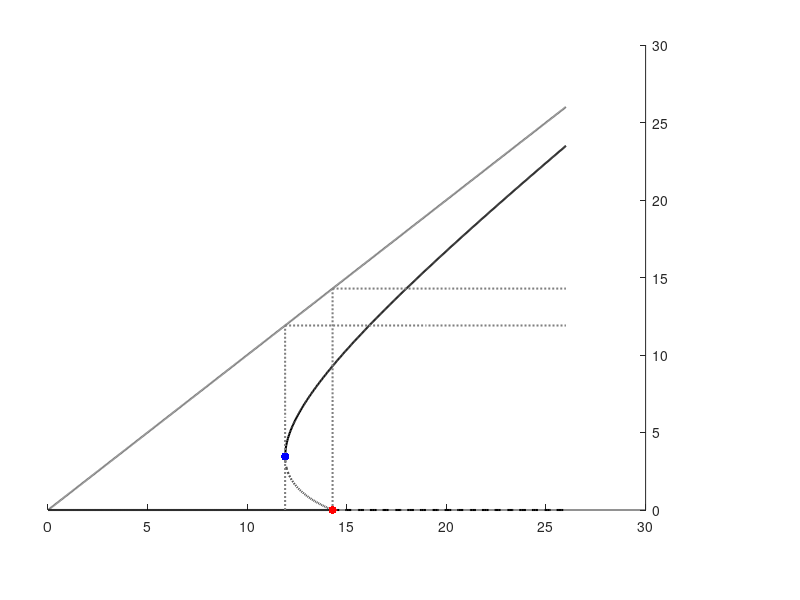

MATLAB code for this plot: (Note: this script raises an error after producing the figure.)
clear all
close all
clc

beta = 0.01; nu = 0.2; gamma = 1 / 7; 

Max_N = 26;
disp(['judge ' num2str(gamma/beta - 1/nu)])
N_1 = 2*sqrt(gamma/beta/nu)-1/nu;
N_2 = gamma/beta;

N_sn = linspace(0,N_2,1000);
I_0 = zeros(size(N_sn));

N_zheng = linspace(N_1,Max_N,500);
N_fu = linspace(N_1,N_2,500);
I_1 = (beta*(nu.*N_zheng - 1) + sqrt((beta+beta*nu.*N_zheng).^2-4*beta*nu*gamma))./(2*beta*nu);
I_2 = (beta*(nu.*N_fu - 1) - sqrt((beta+beta*nu.*N_fu).^2-4*beta*nu*gamma))./(2*beta*nu);

gwLineWidth = 1.5;
figure
set(gcf,'Position', [100 300 500 420])
axes('Position',[0.06 0.15 0.747 0.775000000000001]);
set(gca,'Color','none')

hold on

x1 = linspace(0,N_1,500); y1 = linspace(0,N_1,500);
x2 = N_fu; y2 = I_2;
x = [x1,x2]; 
y_up = [y1,y2];
y_low = zeros(size(y_up));

fill_x = [x, fliplr(x)];
fill_y = [y_up, fliplr(y_low)];

x1 = real(N_fu); y1 = real(I_2);
x2 = linspace(N_2,Max_N,100+1); y2 = zeros(size(linspace(N_2,Max_N,100+1)));
x = [x1,x2]; 
y_low = [y1,y2];
y_up = linspace(N_1,Max_N,500);

fill_x = [linspace(N_1,Max_N,500), fliplr(x)];
fill_y = [y_up, fliplr(y_low)];

plot(linspace(0,Max_N,500),linspace(0,Max_N,500),'Color',[0.5 0.5 0.5],'LineWidth',gwLineWidth)

plot(real(N_fu),real(I_2),'k--','LineWidth',gwLineWidth);
plot(N_sn,I_0,'k-','LineWidth',gwLineWidth);

plot(linspace(N_2,Max_N,100+1),zeros(size(linspace(N_2,Max_N,100+1))),'k--','LineWidth',gwLineWidth);

plot(N_zheng,real(I_1),'k-','LineWidth',gwLineWidth);





y = linspace(0,N_1,3);
x = N_1* ones(size(y));
plot(x,y,'k:','LineWidth',gwLineWidth,'Color',[0.5 0.5 0.5])

x = linspace(N_1,Max_N,3);
y = N_1* ones(size(x));
plot(x,y,'k:','LineWidth',gwLineWidth,'Color',[0.5 0.5 0.5])

y = linspace(0,N_2,3);
x = N_2* ones(size(y));
plot(x,y,'k:','LineWidth',gwLineWidth,'Color',[0.5 0.5 0.5])

x = linspace(N_2,Max_N,3);
y = N_2* ones(size(x));
plot(x,y,'k:','LineWidth',gwLineWidth,'Color',[0.5 0.5 0.5])

plot(N_2,0,'r.','MarkerSize',18,'LineWidth',2.0);
plot(N_1,real(I_1(1)),'b.','MarkerSize',18,'LineWidth',2.0);


set(gca, 'YAxisLocation', 'right');
ax = gca; 
ax.XTick = [0,  N_2]; 
ax.XTickLabel = {'0', '$N_{\rm{c}}$'}; 
ax.XAxis.FontName = 'Times New Roman';
ax.TickLabelInterpreter = 'latex';


ax.YTick = [0,N_1, N_2]; 
ax.YTickLabel = {'0','$N^{\rm{sub}}_{\rm{c}}$', '$N_{\rm{c}}$'};  
ax.YAxis.FontName = 'Times New Roman';
ax.TickLabelInterpreter = 'latex';

ax.TickDir = 'out';

xlim([0 Max_N+0.])
ylim([-0.3,Max_N])
set(gca,'linewidth',3,'FontSize',30)

annotation('arrow',[0.771-0.06 0.869-0.06],...
    [0.12 0.12],'LineWidth',2,'HeadWidth',12,...
    'HeadLength',12);
annotation('textbox',...
    [0.761-0.06 0.0035714285714286 0.089 0.113095238095238],...
    'Color','k',...
    'String',{'$N$'},...
    'FontName','Times New Roman',...
    'Interpreter','latex',...
    'FontSize',28,...
    'FitBoxToText','off',...
    'EdgeColor','none',...
    'BackgroundColor','none');

annotation('arrow',[0.896-0.06 0.896-0.06],...
    [0.826190476190476 0.927380952380952],'LineWidth',2,'HeadWidth',12,...
    'HeadLength',12);
annotation('textbox',...
    [0.902000000000004-0.06 0.817857142857149 0.0639999999999972 0.12519047619048],...
    'Color','k',...
    'String',{'$I^{*}$'},...
    'FontName','Times New Roman',...
    'Interpreter','latex',...
    'FontSize',28,...
    'FitBoxToText','off',...
    'EdgeColor','none',...
    'BackgroundColor','none');

annotation(gcf,'textbox',...
    [0.460614087301587 0.164285714285716 0.0933859126984141 0.0651914908617374],...
    'String',{'TB'},'Interpreter','latex','FontSize',18,'Color', 'r',...
    'FitBoxToText', 'off', ...
    'EdgeColor', 'none');

annotation(gcf,'textbox',...
    [0.282614087301587 0.227380952380953 0.112385912698413 0.0747153003855492],...
    'String',{'SNB'},'Interpreter','latex','FontSize',18,'Color', 'b',...
    'FitBoxToText', 'off', ...
    'EdgeColor', 'none');

set(gca,'XColor','k','YColor','k','TickLength',...
    [0.02 0.02],'FontSize',24,'linewidth',gwLineWidth,'layer','top');

figure_name = ['./Figure3a_backward.eps'];
saveas(gcf, figure_name, 'epsc');
